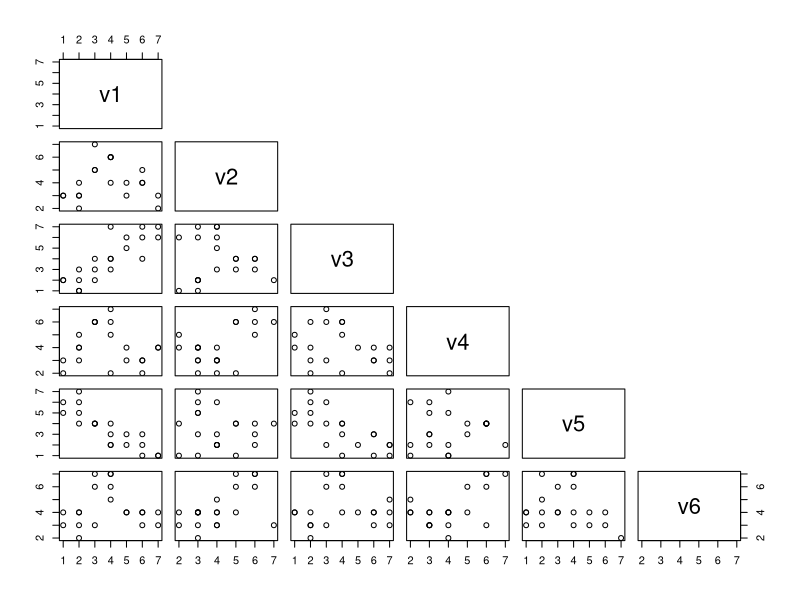
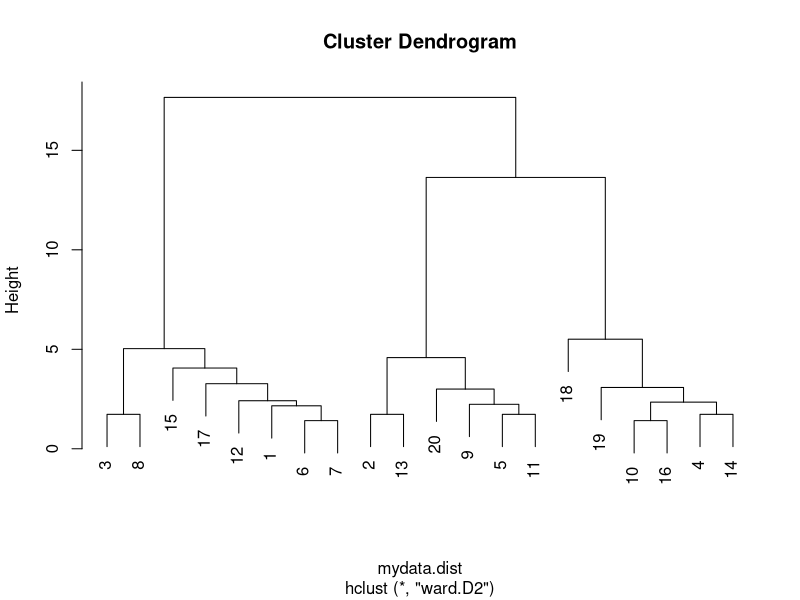
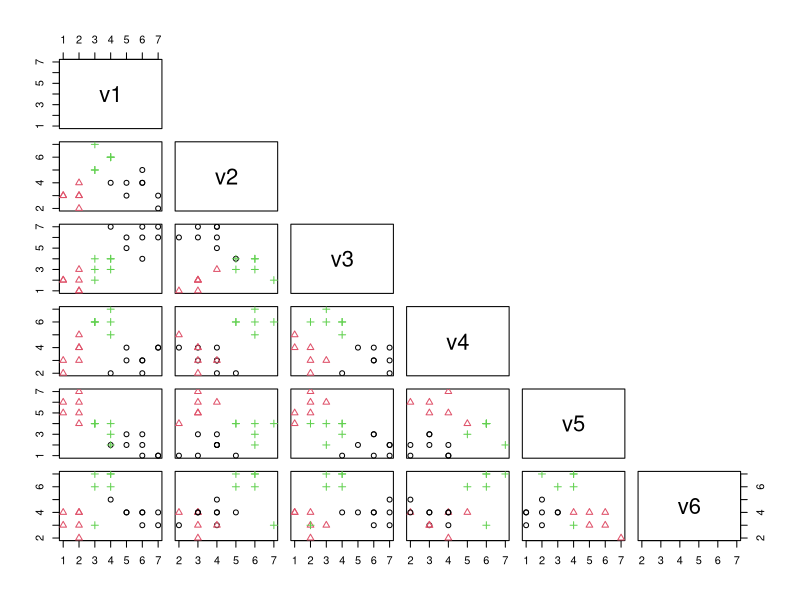
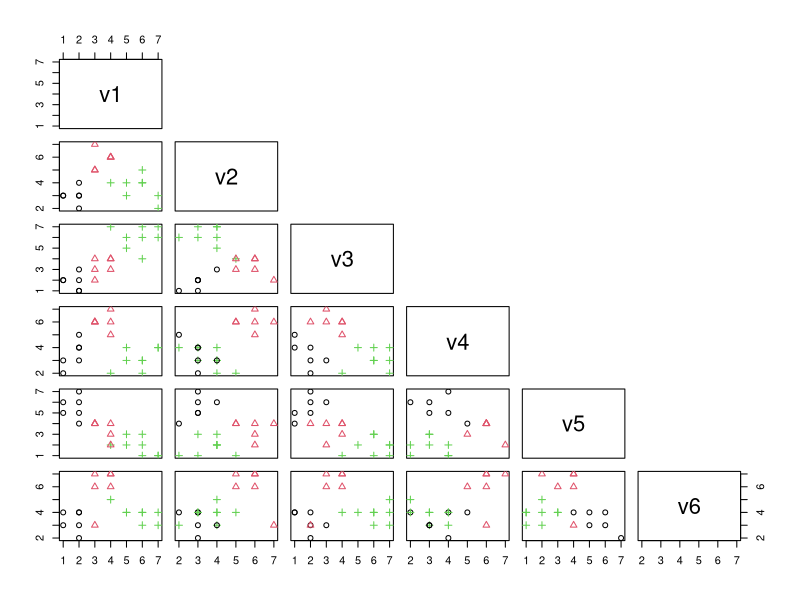
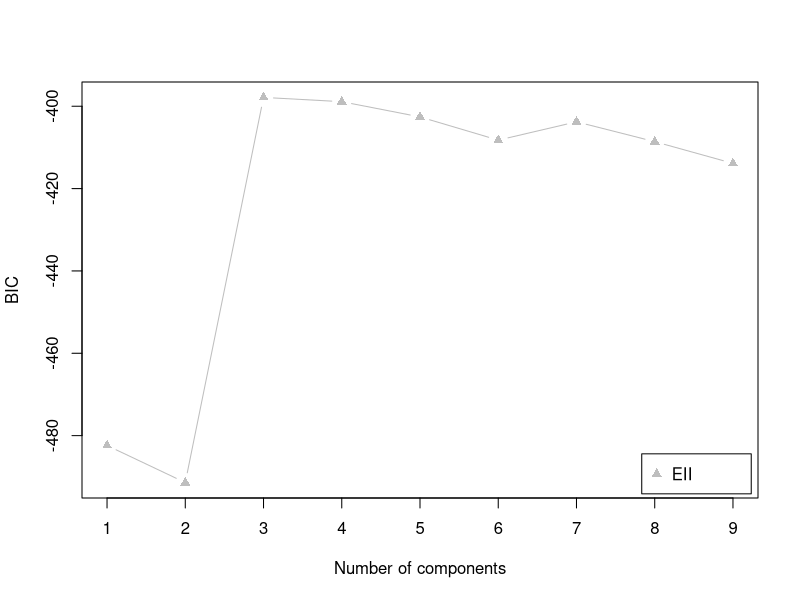
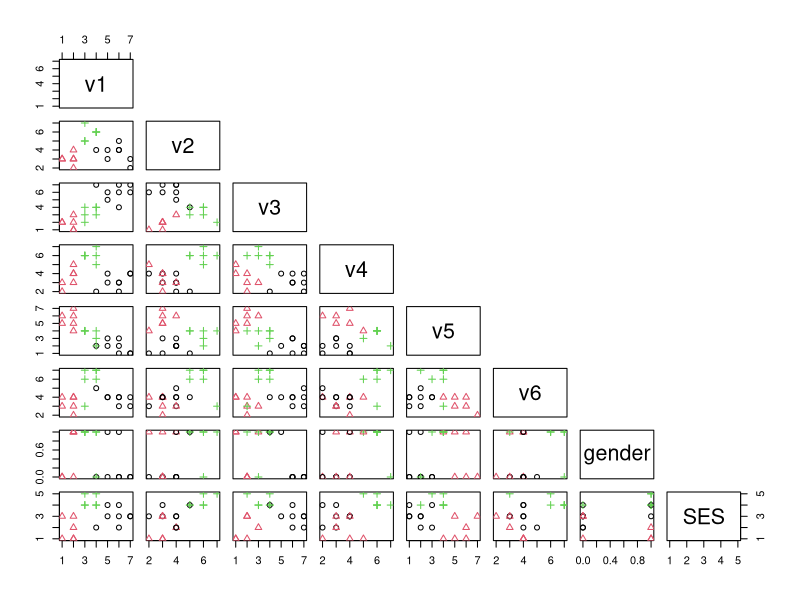

The R source for these figures, in order:
#===#===#===#===#===#===#===#===#===#===#
# PSYC 560                              #
# Week 10: Cluster Analysis             #
# Heungsun Hwang and Gyeongcheol Cho    #
#===#===#===#===#===#===#===#===#===#===#
#install.packages('mclust') # 

# 0. Load libraries & data ---- 
library(mclust)
setwd('C:/Users/cheol/Dropbox/Mcgill/Lecture/Machine_Learning_Hwang/2023_Winter/W10_Cluster_Analysis')

mydata = read.csv('shoppingattitude.csv')
head(mydata)
mydata = mydata[,-1]
head(mydata)

mydata.bases = mydata[,c(1,2,3,4,5,6)]
mydata.descriptors = mydata[,c(7,8)]
pairs(mydata.bases,upper.panel=NULL)
# refer to http://www.sthda.com/english/wiki/scatter-plot-matrices-r-base-graphs

# 1. Cluster analysis
##1-1. Hierarchical Clustering ----
# mydata = scale(mydata) # standardization 
mydata.dist = dist(mydata.bases)
# computes and returns the Euclidean distance matrix
# method = "manhattan" - city-block distance

hc.fit = hclust(mydata.dist, method = "ward.D2") 
# method = "single","complete","average","centroid"
plot(hc.fit) 
height.cut = 3
group.hc = cutree(hc.fit,height.cut)
group.hc
pairs(mydata.bases,col = group.hc,pch = group.hc,upper.panel=NULL)

## 1-2. K-means  ----
# mydata = scale(mydata) # standardization 
K = 3
km.fit = kmeans(mydata.bases,K,nstart = 100)
km.fit
km.fit$tot.withinss # A vector of within-cluster sum of squares
km.fit$centers # A vector of cluster centers
km.fit$cluster # A vector of cluster membership
km.fit$size # # of members in each cluster
group.Km = km.fit$cluster
pairs(mydata.bases,col = group.Km,pch = group.Km,upper.panel=NULL)

# 1-3. Finite Mixture Models ----
fmm.BIC = mclustBIC(mydata.bases,modelNames="EII")
#modelNames="EII"
plot(fmm.BIC)
summary(fmm.BIC)

fmm.fit = Mclust(mydata.bases, x = fmm.BIC)
fmm.fit$z # probability 
fmm.fit$classification

pairs(mydata,col = fmm.fit$classification,
      pch = fmm.fit$classification,upper.panel=NULL)


# 2. Profiling analysis ----
Results.ind = aggregate(x   = mydata.descriptors, 
                        by  = list(group.Km), 
                        FUN = mean)
Results.ind
Results.ind = Results.ind[,-1] 
Results.ind
Results.ent = colMeans(mydata.descriptors)
Results.ent
Results = rbind(Results.ind, Results.ent)
Results
Results = t(Results)
Results
colnames(Results)=c("Group 1", "Group 2", "Group 3","Entire")
Results
write.csv(Results,'Profile.analysis.csv')
